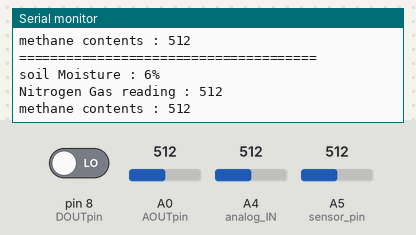
Simulated run of this sketch. Board: Arduino Uno, built with avr-gcc and run on an emulated ATmega328P. Parts: the last lines printed to the serial monitor. The inputs (shaded band) are chosen by the test bench; at power-on: A0 (AOUTpin) = 512, A4 (analog_IN) = 512, A5 (sensor_pin) = 512, pin 8 (DOUTpin) LOW.

Above: at 2.8 s.
2.9 s: A0 (AOUTpin) set to 716
At 3.8 s:
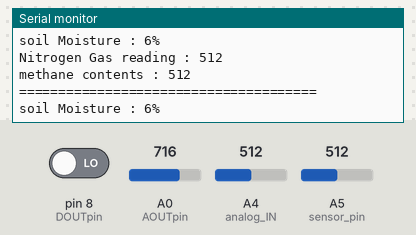
5.6 s: A4 (analog_IN) set to 716
At 6.8 s:
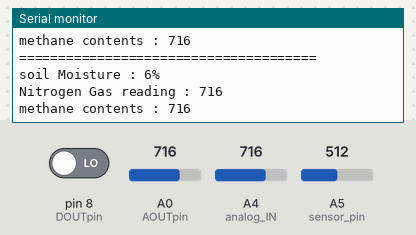
8.3 s: A5 (sensor_pin) set to 716
At 9.8 s:
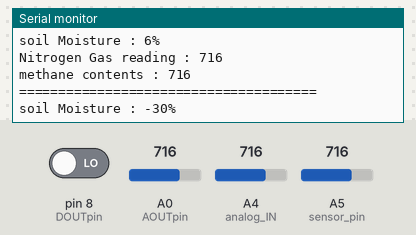
11.0 s: A0 (AOUTpin) set to 900
At 12.8 s:
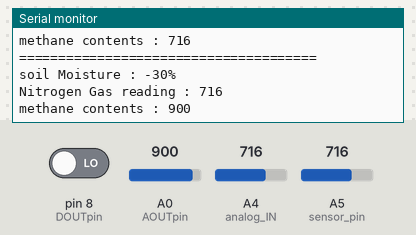
13.7 s: A4 (analog_IN) set to 900
At 14.5 s:
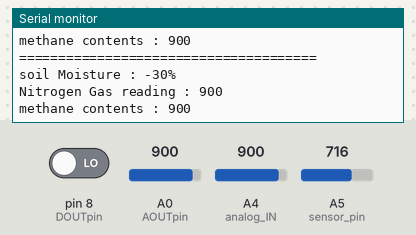
16.4 s: A5 (sensor_pin) set to 900
At 17.8 s:
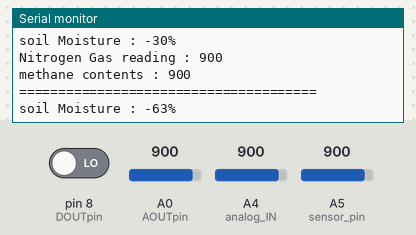
Timing chart, 0 to 19.4 s (numbered marks = the images above; inputs shaded):
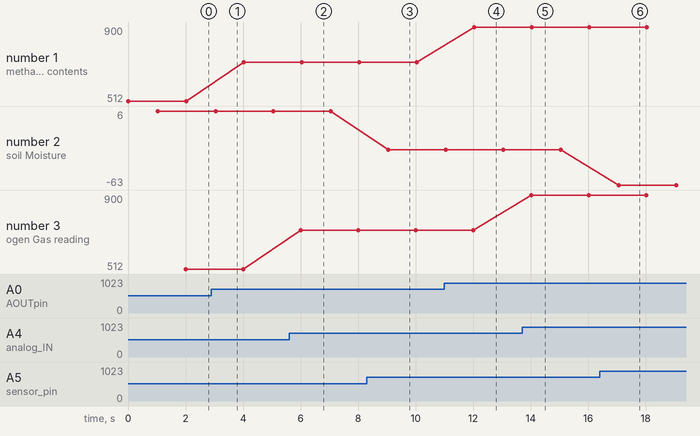

Measured:
- after the input at 5.6 s, the serial monitor: prints a new line after 0.40 s (image 2)
- after the input at 8.3 s, the serial monitor: prints a new line after 0.75 s (image 3)
- after the input at 11.0 s, the serial monitor: prints a new line after 1.0 s (image 4)
- after the input at 13.7 s, the serial monitor: prints a new line after 0.31 s (image 5)
- after the input at 16.4 s, the serial monitor: prints a new line after 0.66 s (image 6)
- plotted number 1: 512 → 716 after the input at 2.9 s, 716 → 900 after the input at 11.0 s
- plotted number 2: 6 → -30 after the input at 8.3 s, -30 → -63 after the input at 16.4 s

The sketch:

SOIL_CLASSIFICATION.ino
```cpp
/* MQ-3 Alcohol Sensor Circuit with Arduino */
int analog_IN = A4;  // This is our input pin

const int AOUTpin = 0; //the AOUT pin of the alcohol sensor goes into analog pin A0 of the arduino
const int DOUTpin = 8; //the DOUT pin of the alcohol sensor goes into digital pin D8 of the arduino

int sensor_pin = A5;

int output_value ;

int limit;
int value;

void setup() {
  Serial.begin(9600);//sets the baud rate
  pinMode(DOUTpin, INPUT);//sets the pin as an input to the arduino
  pinMode(analog_IN, INPUT);
}

void loop()
{
  value = analogRead(AOUTpin); //reads the analaog value from the alcohol sensor's AOUT pin
  limit = digitalRead(DOUTpin); //reads the digital value from the alcohol sensor's DOUT pin
  Serial.print("methane contents : ");
  Serial.println(value);//prints the alcohol value
  delay(1000);
  Serial.println("======================================");
  output_value = analogRead(sensor_pin);
  output_value = map(output_value, 550, 0, 0, 100);
  Serial.print("soil Moisture : ");
  Serial.print(output_value);
  Serial.println("%");
  delay(1000);

  int Value1 = analogRead(analog_IN);
  Serial.print("Nitrogen Gas reading : ");
  Serial.println(Value1);


}
```
